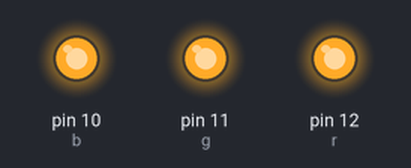
A sketch run on a simulated Arduino Uno, built with avr-gcc and run on an emulated ATmega328P. Parts: output pins drawn as LEDs (lit = HIGH).

Above: at 0.5 s.
At 3.5 s:
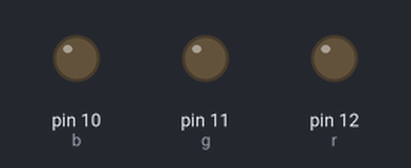
Timing chart, 0 to 4.6 s (numbered marks = the images above):
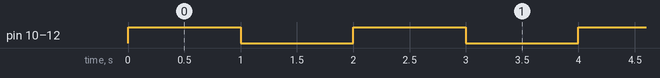

The sketch:

led.ino
```cpp
int r=12;
int g=11;
int b=10;

void setup(){
    pinMode(r, OUTPUT);
    pinMode(g, OUTPUT);
    pinMode(b, OUTPUT);
}

void loop(){
    digitalWrite(r, HIGH);
    digitalWrite(g, HIGH);
    digitalWrite(b, HIGH);
    delay(1000);
    digitalWrite(r, LOW);
    digitalWrite(g, LOW);
    digitalWrite(b, LOW);
    delay(1000);
}
```

Measured:
- by itself, pin 10 (b), pin 11 (g), pin 12 (r): alternates HIGH for 1.0 s and LOW for 1.0 s
